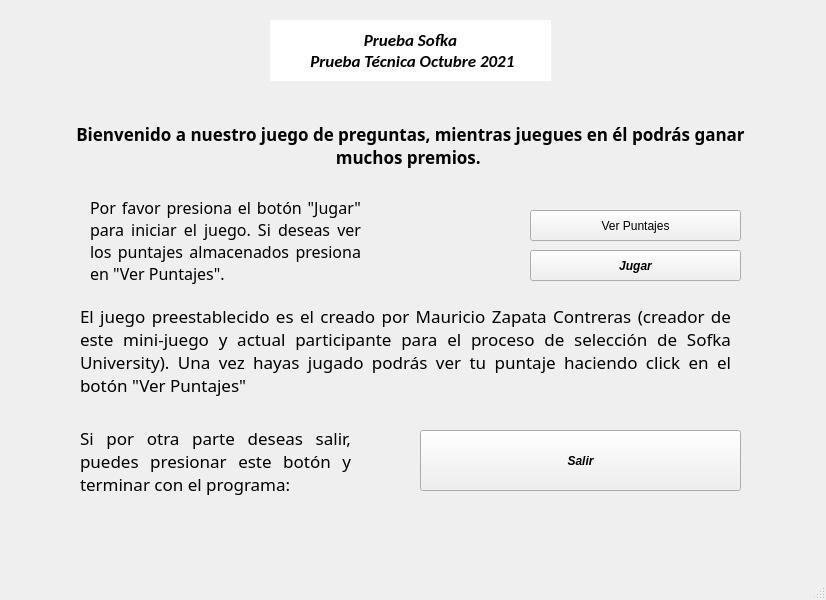
<?xml version="1.0" encoding="UTF-8"?>
<ui version="4.0">
 <class>MainWindow</class>
 <widget class="QMainWindow" name="MainWindow">
  <property name="geometry">
   <rect>
    <x>0</x>
    <y>0</y>
    <width>826</width>
    <height>600</height>
   </rect>
  </property>
  <property name="windowTitle">
   <string>MainWindow</string>
  </property>
  <widget class="QWidget" name="centralwidget">
   <widget class="QLabel" name="TextoInicial">
    <property name="geometry">
     <rect>
      <x>270</x>
      <y>20</y>
      <width>281</width>
      <height>61</height>
     </rect>
    </property>
    <property name="font">
     <font>
      <family>Calibri</family>
      <pointsize>13</pointsize>
      <weight>75</weight>
      <italic>true</italic>
      <bold>true</bold>
     </font>
    </property>
    <property name="styleSheet">
     <string notr="true">background-color: rgb(255, 255, 255);</string>
    </property>
    <property name="text">
     <string>Prueba Sofka 
 Prueba Técnica Octubre 2021</string>
    </property>
    <property name="alignment">
     <set>Qt::AlignCenter</set>
    </property>
   </widget>
   <widget class="QLabel" name="TextoBienvenida">
    <property name="geometry">
     <rect>
      <x>60</x>
      <y>110</y>
      <width>701</width>
      <height>71</height>
     </rect>
    </property>
    <property name="font">
     <font>
      <family>Malgun Gothic</family>
      <pointsize>13</pointsize>
      <weight>75</weight>
      <bold>true</bold>
     </font>
    </property>
    <property name="frameShape">
     <enum>QFrame::NoFrame</enum>
    </property>
    <property name="text">
     <string>Bienvenido a nuestro juego de preguntas, mientras juegues en él podrás ganar muchos premios. </string>
    </property>
    <property name="scaledContents">
     <bool>false</bool>
    </property>
    <property name="alignment">
     <set>Qt::AlignCenter</set>
    </property>
    <property name="wordWrap">
     <bool>true</bool>
    </property>
   </widget>
   <widget class="QLabel" name="TextoBienvenida_2">
    <property name="geometry">
     <rect>
      <x>90</x>
      <y>190</y>
      <width>271</width>
      <height>101</height>
     </rect>
    </property>
    <property name="font">
     <font>
      <family>Malgun Gothic</family>
      <pointsize>12</pointsize>
      <weight>50</weight>
      <bold>false</bold>
     </font>
    </property>
    <property name="frameShape">
     <enum>QFrame::NoFrame</enum>
    </property>
    <property name="text">
     <string>Por favor presiona el botón &quot;Jugar&quot; para iniciar el juego. Si deseas ver los puntajes almacenados presiona en &quot;Ver Puntajes&quot;.</string>
    </property>
    <property name="scaledContents">
     <bool>false</bool>
    </property>
    <property name="alignment">
     <set>Qt::AlignJustify|Qt::AlignVCenter</set>
    </property>
    <property name="wordWrap">
     <bool>true</bool>
    </property>
   </widget>
   <widget class="QPushButton" name="BotonConsultarPuntajes">
    <property name="geometry">
     <rect>
      <x>530</x>
      <y>210</y>
      <width>211</width>
      <height>31</height>
     </rect>
    </property>
    <property name="cursor">
     <cursorShape>PointingHandCursor</cursorShape>
    </property>
    <property name="text">
     <string>Ver Puntajes</string>
    </property>
   </widget>
   <widget class="QPushButton" name="BotonJuegoPredeterminado">
    <property name="geometry">
     <rect>
      <x>530</x>
      <y>250</y>
      <width>211</width>
      <height>31</height>
     </rect>
    </property>
    <property name="font">
     <font>
      <weight>75</weight>
      <italic>true</italic>
      <bold>true</bold>
     </font>
    </property>
    <property name="cursor">
     <cursorShape>PointingHandCursor</cursorShape>
    </property>
    <property name="text">
     <string>Jugar</string>
    </property>
   </widget>
   <widget class="QLabel" name="TextoBienvenida_3">
    <property name="geometry">
     <rect>
      <x>80</x>
      <y>290</y>
      <width>651</width>
      <height>121</height>
     </rect>
    </property>
    <property name="font">
     <font>
      <family>Malgun Gothic</family>
      <pointsize>13</pointsize>
      <weight>50</weight>
      <bold>false</bold>
     </font>
    </property>
    <property name="frameShape">
     <enum>QFrame::NoFrame</enum>
    </property>
    <property name="text">
     <string>El juego preestablecido es el creado por Mauricio Zapata Contreras (creador de este mini-juego y actual participante para el proceso de selección de Sofka University). Una vez hayas jugado podrás ver tu puntaje haciendo click en el botón &quot;Ver Puntajes&quot;</string>
    </property>
    <property name="scaledContents">
     <bool>false</bool>
    </property>
    <property name="alignment">
     <set>Qt::AlignJustify|Qt::AlignVCenter</set>
    </property>
    <property name="wordWrap">
     <bool>true</bool>
    </property>
   </widget>
   <widget class="QLabel" name="TextoBienvenida_4">
    <property name="geometry">
     <rect>
      <x>80</x>
      <y>410</y>
      <width>271</width>
      <height>101</height>
     </rect>
    </property>
    <property name="font">
     <font>
      <family>Malgun Gothic</family>
      <pointsize>13</pointsize>
      <weight>50</weight>
      <bold>false</bold>
     </font>
    </property>
    <property name="frameShape">
     <enum>QFrame::NoFrame</enum>
    </property>
    <property name="text">
     <string>Si por otra parte deseas salir, puedes presionar este botón y terminar con el programa:</string>
    </property>
    <property name="scaledContents">
     <bool>false</bool>
    </property>
    <property name="alignment">
     <set>Qt::AlignJustify|Qt::AlignVCenter</set>
    </property>
    <property name="wordWrap">
     <bool>true</bool>
    </property>
   </widget>
   <widget class="QPushButton" name="BotonSalida">
    <property name="geometry">
     <rect>
      <x>420</x>
      <y>430</y>
      <width>321</width>
      <height>61</height>
     </rect>
    </property>
    <property name="font">
     <font>
      <weight>75</weight>
      <italic>true</italic>
      <bold>true</bold>
      <underline>false</underline>
     </font>
    </property>
    <property name="cursor">
     <cursorShape>PointingHandCursor</cursorShape>
    </property>
    <property name="text">
     <string>Salir</string>
    </property>
   </widget>
  </widget>
  <widget class="QMenuBar" name="menubar">
   <property name="geometry">
    <rect>
     <x>0</x>
     <y>0</y>
     <width>826</width>
     <height>21</height>
    </rect>
   </property>
  </widget>
  <widget class="QStatusBar" name="statusbar"/>
 </widget>
 <resources/>
 <connections/>
</ui>
